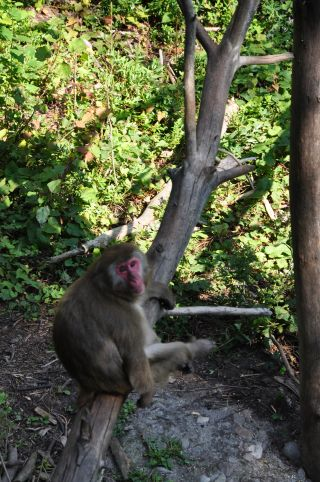
#> input picture dev_tools/opencv/practical_python_and_opencv/images/baboon1.jpg, 320 x 482 px
$ python shift.py --image images/baboon1.jpg
#> lines starting #> are read from the running program, lines starting #| are printed output that depends on the picture
### dev_tools/opencv/practical_python_and_opencv/my_imutils.py
#!/usr/bin/env python
#coding=utf-8


import numpy as np
import cv2

# 平移
def shift(image, x, y):
	M = np.float32([[1, 0, x], [0, 1, y]])
	shifted = cv2.warpAffine(image, M, (image.shape[1], image.shape[0]))

	return shifted

# 旋转变换
# [28 lines left out: functions rotate, resize, not called in this run]

### dev_tools/opencv/practical_python_and_opencv/shift.py
#!/usr/bin/env python
#coding=utf-8

'''
功能: 图像平移处理

Keep in mind:
	1. opencv 中保存图片的 RGB 通道值是反向的.
	2. 我们一般的写法就是 rows x columns, 而 numpy 中的写法则是 columns x rows

'''

import numpy as np
import cv2
import argparse
import my_imutils as mi
import os

ap = argparse.ArgumentParser()
ap.add_argument("-i", "--image", required=True,
	help="Path to the image")

args = vars(ap.parse_args())

if os.path.exists(args["image"]):
	image = cv2.imread(args["image"])
#> image is the input picture: shape (482, 320, 3); mean B, G, R 65.5, 91.9, 86.2
	cv2.imshow("original", image)
	cv2.waitKey(0)

	# 平移矩阵
	## [[1, 0, 25], [0, 1, 50]]
	## 其中 [1, 0, 25] 的 25 表示要右移的像素值,负数表示左移
	## 其中 [0, 1, 50] 的 50 表示要上移的像素值,负数表示下移
	M = np.float32([[1, 0, 25], [0, 1, 50]])
	shifted = cv2.warpAffine(image, M, (image.shape[1], image.shape[0]))
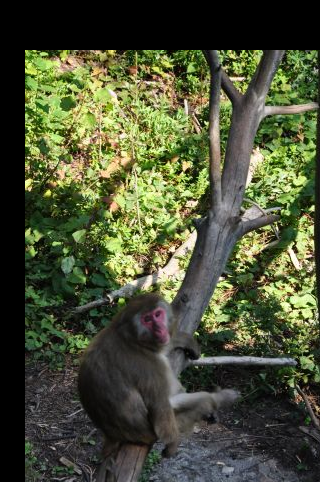
#> shifted: shape (482, 320, 3); mean B, G, R 54.4, 80.8, 75.1
	cv2.imshow("Shifted down and right", shifted)
	cv2.waitKey(0)

	M = np.float32([[1, 0, -50], [0, 1, -90]])
	shifted = cv2.warpAffine(image, M, (image.shape[1], image.shape[0]))
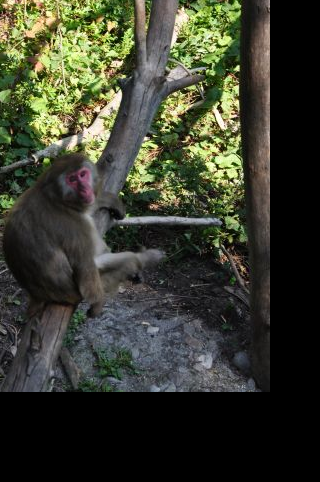
#> shifted: shape (482, 320, 3); mean B, G, R 46, 60.1, 57.3
	cv2.imshow("Shifted up and left", shifted)

	cv2.waitKey(0)

	shifted = mi.shift(image, 0, 100)
#> in shift, `shifted = cv2.warpAffine(image, M, (image.shape[1], image.shape[0]))`:
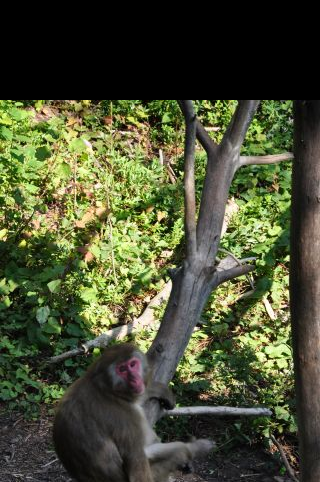
#> shifted: shape (482, 320, 3); mean B, G, R 51.6, 78.5, 73.4
	cv2.imshow("Shifted down", shifted)
	cv2.waitKey(0)

$ run again, on dev_tools/opencv/practical_python_and_opencv/images/baboon3.jpg
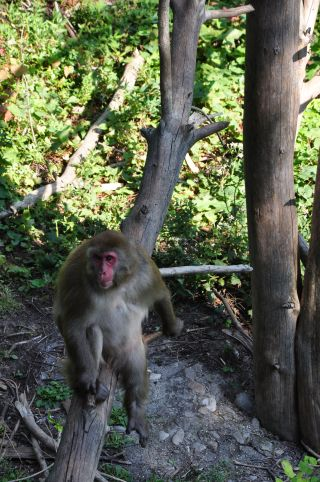
#> input picture dev_tools/opencv/practical_python_and_opencv/images/baboon3.jpg, 320 x 482 px
#> image is the input picture: shape (482, 320, 3); mean B, G, R 79, 98.7, 92.3
#> `shifted = cv2.warpAffine(image, M, (image.shape[1], image.shape[0]))`:
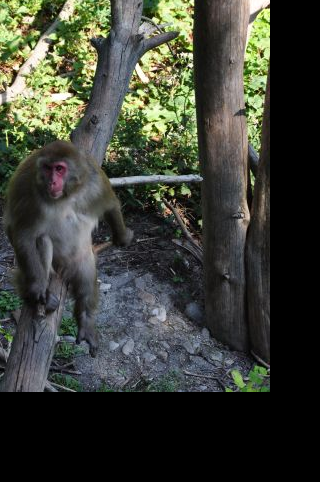
#> shifted: shape (482, 320, 3); mean B, G, R 53.8, 62.9, 59.6
#> in shift, `shifted = cv2.warpAffine(image, M, (image.shape[1], image.shape[0]))`:
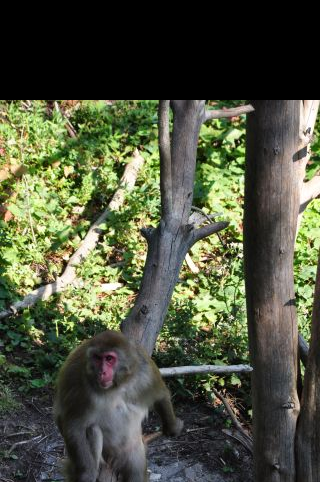
#> shifted: shape (482, 320, 3); mean B, G, R 62.8, 83.5, 78.2

$ run again, on dev_tools/opencv/practical_python_and_opencv/images/baboon4.jpg
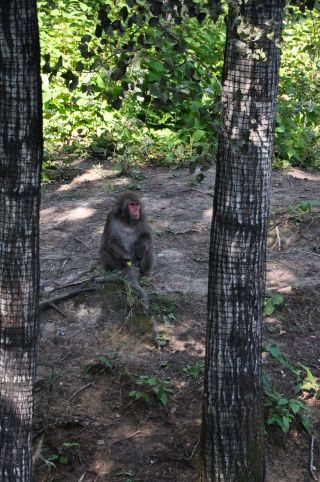
#> input picture dev_tools/opencv/practical_python_and_opencv/images/baboon4.jpg, 320 x 482 px
#> image is the input picture: shape (482, 320, 3); mean B, G, R 73.6, 85, 79.8
#> `shifted = cv2.warpAffine(image, M, (image.shape[1], image.shape[0]))`:
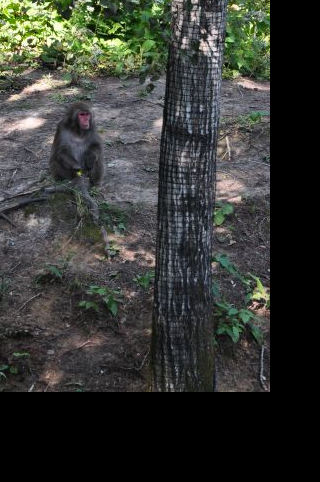
#> shifted: shape (482, 320, 3); mean B, G, R 52, 56.5, 54.3
#> in shift, `shifted = cv2.warpAffine(image, M, (image.shape[1], image.shape[0]))`:
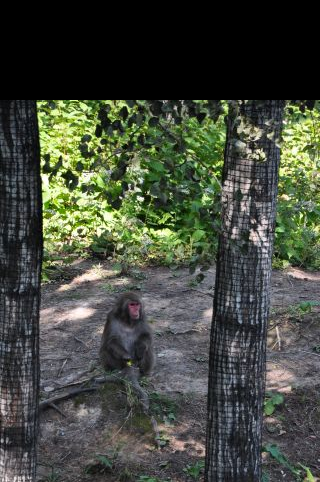
#> shifted: shape (482, 320, 3); mean B, G, R 61.9, 73.1, 67.8
